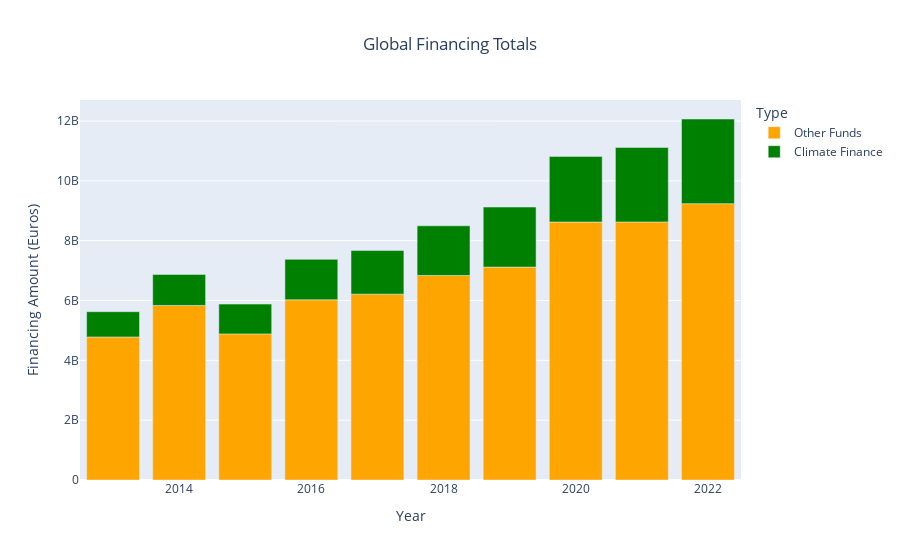

Notebook code cell kept with this figure:
### Markdown cell above
### Plot stacked bar

### Code cell
read_df = pd.read_csv('../upload_data/globe_df')


fig = px.bar(read_df, x='Year', y='Amount', color='Type',
            title='Global Financing Totals',
            labels={'Amount': 'Financing Amount (Euros)', 'Year': 'Year'},
            category_orders={'Type': ['Other Funds','Climate Finance']},
            color_discrete_map={'Other Funds': 'orange', 'Climate Finance': 'green'})# This ensures consistent color ordering

fig.update_layout(title_x=0.5)

fig.show()

### Figure 1 — Plotly figure (JSON) as saved in the notebook; plotly's stock layout.template omitted (floating-point values rounded to 4 significant figures)
{"data": [{"alignmentgroup": "True", "hovertemplate": "Type=Other Funds<br>Year=%{x}<br>Financing Amount (Euros)=%{y}<extra></extra>", "legendgroup": "Other Funds", "marker": {"color": "orange", "pattern": {"shape": ""}}, "name": "Other Funds", "offsetgroup": "Other Funds", "orientation": "v", "showlegend": true, "textposition": "auto", "type": "bar", "x": [2013, 2014, 2015, 2016, 2017, 2018, 2019, 2020, 2021, 2022], "xaxis": "x", "y": [4782000000.0, 5836000000.0, 4884894186, 6024000000.0, 6212956326, 6838000000.0, 7118226759, 8624000000.0, 8626519826, 9238000000.0], "yaxis": "y"}, {"alignmentgroup": "True", "hovertemplate": "Type=Climate Finance<br>Year=%{x}<br>Financing Amount (Euros)=%{y}<extra></extra>", "legendgroup": "Climate Finance", "marker": {"color": "green", "pattern": {"shape": ""}}, "name": "Climate Finance", "offsetgroup": "Climate Finance", "orientation": "v", "showlegend": true, "textposition": "auto", "type": "bar", "x": [2013, 2014, 2015, 2016, 2017, 2018, 2019, 2020, 2021, 2022], "xaxis": "x", "y": [845600000.0, 1037000000.0, 995181229, 1352000000.0, 1457414366, 1660000000.0, 2007334822, 2195000000.0, 2490000000.0, 2830000000.0], "yaxis": "y"}], "layout": {"barmode": "relative", "legend": {"title": {"text": "Type"}, "tracegroupgap": 0}, "title": {"text": "Global Financing Totals", "x": 0.5}, "xaxis": {"anchor": "y", "domain": [0, 1], "title": {"text": "Year"}}, "yaxis": {"anchor": "x", "domain": [0, 1], "title": {"text": "Financing Amount (Euros)"}}}}
